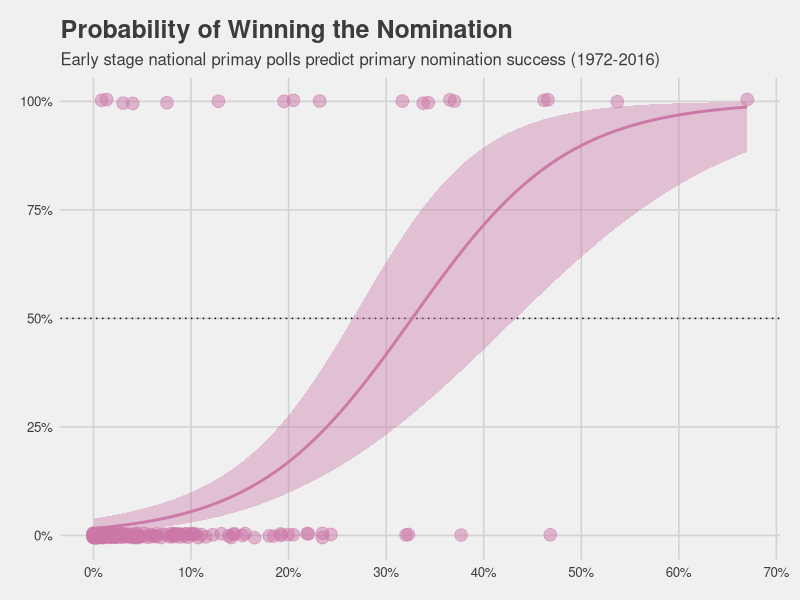
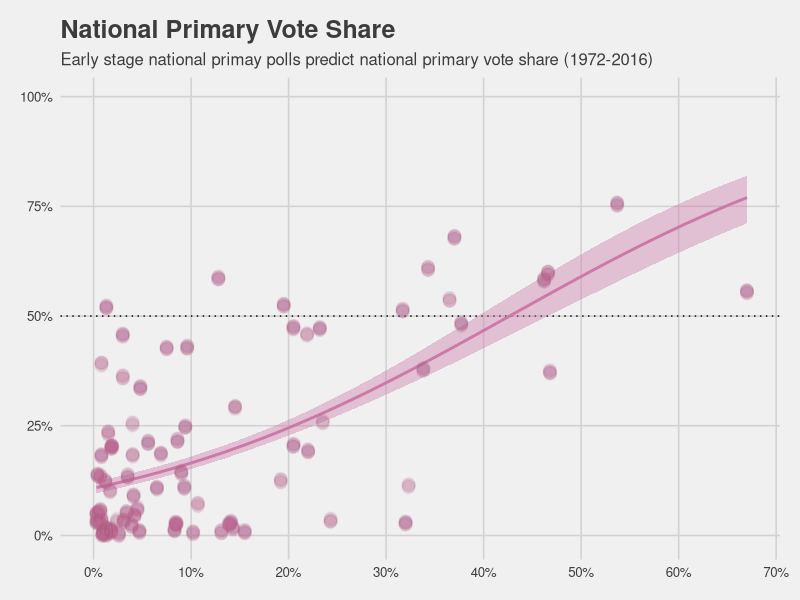
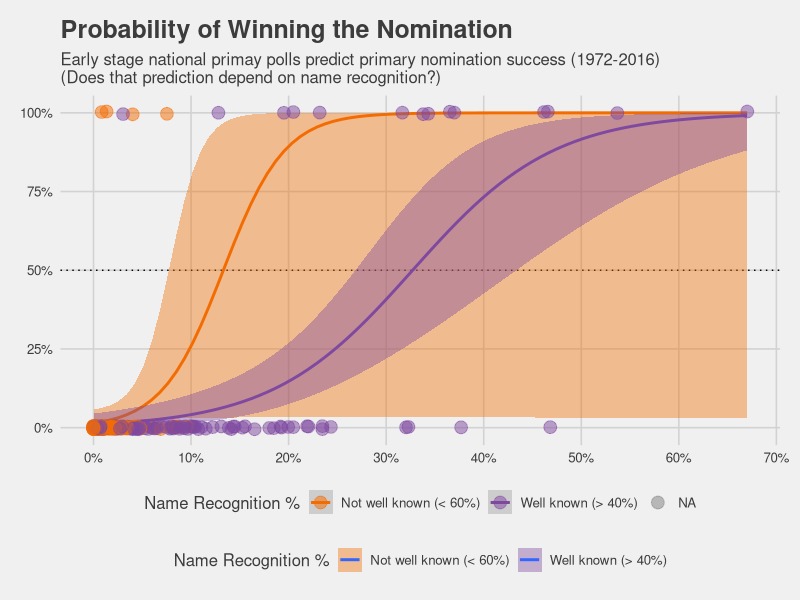
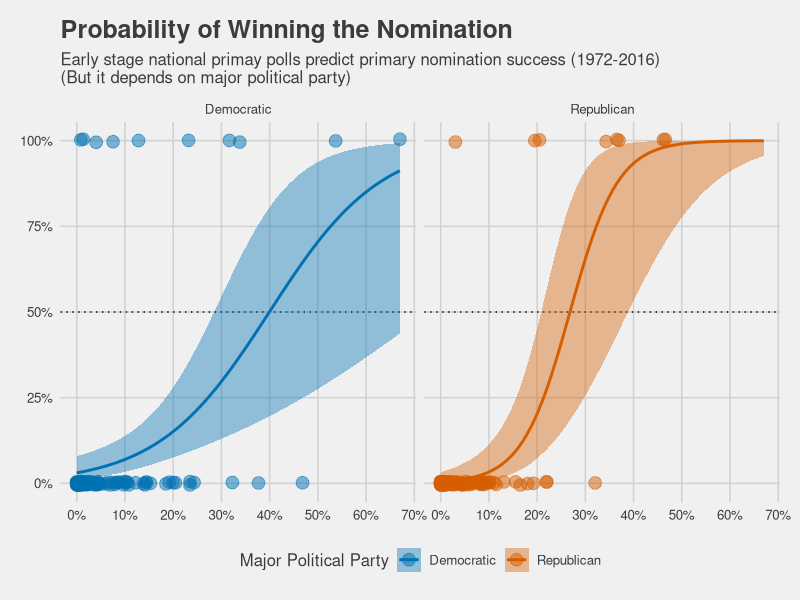

The R source for these figures, in order:
## ---- chunk 1

# Install and/or load packages

# install.packages("tidyverse")
# install.packages("readxl")
# install.packages("scales")
# install.packages("knitr")
# install.packages("kableExtra")
# install.packages("formattable")
# install.packages("ggthemes")
# install.packages("ggrepel")
# install.packages("effects")
# install.packages("pROC")

library(tidyverse)
library(readxl)
library(scales)
library(knitr)
library(kableExtra)
library(formattable)
library(ggthemes)
library(ggrepel)
library(effects)
library(pROC)

# Read polling average and name recognition data
primary_pollavrg_nr <- read_xlsx(path = "data/president_primary_pollavrg_name_recognition.xlsx", sheet = "clean", na = "-9999")

# Read primary results data
presidential_primary_results <- paste0(rep(c("democratic", "republican"), times = length(seq(1972, 2016, 4))), rep(seq(1972, 2016, 4), each = 2)) %>% 
  map_df(function(primary_sheet) {
    # read sheet
    # restructure so each candidate gets a row
    # add a primary party and primary year variable
    read_xlsx(path = "data/presidential_primary_results.xlsx", sheet = primary_sheet, na = "-9999") %>% 
      gather(key = candidate_lastname, value = result, -c(Date, State, note, metric)) %>% 
      mutate(primary_sheet = primary_sheet,
             primary_party = ifelse(str_detect(primary_sheet, pattern = "democratic"), "Democratic", "Republican"),
             election_year = parse_number(primary_sheet),
             incumbent_char = ifelse(str_detect(candidate_lastname, pattern = " incumbent"), "Incumbent",
                                     ifelse(!is.na(candidate_lastname), "Not incumbent", NA)),
             candidate_lastname = str_replace(candidate_lastname, pattern = " incumbent", replacement = ""),
             candidate_lastname = ifelse(candidate_lastname == "Ronald Reagan Yes", "Reagan", candidate_lastname))
  }) %>% 
  filter(primary_sheet != "republican1972" & metric == "count") %>% 
  rename(count = result) %>% 
  # vote count by election year, part, and candidate last name
  group_by(election_year, primary_party, candidate_lastname) %>% 
  mutate(primary_votecount = sum(count, na.rm = TRUE)) %>% 
  # vote share by election year and party
  group_by(election_year, primary_party) %>% 
  mutate(primary_voteshare = primary_votecount / sum(count, na.rm = TRUE)) %>% 
  ungroup()

# Create "High" and "Low" Name Recognition category
## First Half
primary_pollavrg_nr$well_known1_char <- with(primary_pollavrg_nr, 
                                             ifelse(name_recognition1 > 0.40, "Well known (> 40%)", 
                                                    ifelse(name_recognition1 < 0.60, "Not well known (< 60%)", NA)))

## Second Half
primary_pollavrg_nr$well_known2_char <- with(primary_pollavrg_nr, 
                                             ifelse(name_recognition2 > 0.40, "Well known (> 40%)", 
                                                    ifelse(name_recognition2 < 0.60, "Not well known (< 60%)", NA)))

# Create bins of polling averages
## First Half
primary_pollavrg_nr$poll_avrg1_group <- with(primary_pollavrg_nr, cut(poll_avrg1, breaks = c(-Inf, 0.02, 0.05, 0.10, 0.20, 0.35, Inf), include.lowest = FALSE))

## Second Half
primary_pollavrg_nr$poll_avrg2_group <- with(primary_pollavrg_nr, cut(poll_avrg2, breaks = c(-Inf, 0.02, 0.05, 0.10, 0.20, 0.35, Inf), include.lowest = FALSE))

# Candidate Last Name
primary_pollavrg_nr$candidate_lastname <- word(primary_pollavrg_nr$candidate, start = -1)

# Join polling average and primary results data
presidential_primary_results_pollavrg <- presidential_primary_results %>% 
  full_join(primary_pollavrg_nr, by = c("candidate_lastname", "primary_party", "election_year"))

# Create contrast for primary party
primary_pollavrg_nr$demVrep <- with(data = primary_pollavrg_nr, recode(primary_party, "Republican" = -0.5, "Democratic" = 0.5))

## ---- chunk 2

primary_pollavrg_nr %>% 
  ggplot(mapping = aes(x = poll_avrg1, y = nominee)) +
  geom_hline(yintercept = 0.50, linetype = "dotted") +
  geom_smooth(method = "glm", se = TRUE, method.args = list(family = binomial(link = "logit")), fill = "#cc79a7", color = "#cc79a7") +
  geom_point(size = 4, alpha = 0.50, color = "#cc79a7", position = position_jitter(height = 0.005, seed = 473928)) +
  scale_x_continuous(breaks = seq(0, 1, 0.10), labels = percent_format(accuracy = 1)) +
  scale_y_continuous(breaks = seq(0, 1, 0.25), labels = percent_format(accuracy = 1)) +
  labs(title = "Probability of Winning the Nomination", subtitle = "Early stage national primay polls predict primary nomination success (1972-2016)") +
  theme_fivethirtyeight()

## ---- chunk 3

presidential_primary_results_pollavrg %>% 
  ggplot(mapping = aes(x = poll_avrg1, y = primary_voteshare)) +
  geom_hline(yintercept = 0.50, linetype = "dotted") +
  geom_smooth(method = "glm", se = TRUE, method.args = list(family = binomial(link = "logit")), fill = "#cc79a7", color = "#cc79a7") +
  geom_point(size = 4, alpha = 0.025, color = "#cc79a7", position = position_jitter(height = 0.005, seed = 473928)) +
  scale_x_continuous(breaks = seq(0, 1, 0.10), labels = percent_format(accuracy = 1)) +
  scale_y_continuous(breaks = seq(0, 1, 0.25), labels = percent_format(accuracy = 1)) +
  labs(title = "National Primary Vote Share", subtitle = "Early stage national primay polls predict national primary vote share (1972-2016)") +
  theme_fivethirtyeight()

## ---- chunk 4

options(knitr.kable.NA = "—")

primary_pollavrg_nr %>% 
  count(poll_avrg1_group, name_recognition1, nominee) %>% 
  group_by(poll_avrg1_group, name_recognition1) %>% 
  mutate(nominee = recode(nominee, "0" = "lost", "1" = "won")) %>% 
  spread(key = nominee, value = n) %>% 
  mutate(cell_size = sum(c(lost, won), na.rm = TRUE)) %>% 
  ungroup() %>% 
  mutate_if(is.numeric, function(x) ifelse(is.na(x), 0, x)) %>% 
  mutate(poll_avrg1_group = factor(poll_avrg1_group, levels = levels(poll_avrg1_group), labels = c("0-2%", "2-5%", "5-10%", "10-20%", "20-35%", "35%+")),
         name_recognition1 = color_tile("white", "#0072b2")(name_recognition1),
         cell_size = color_tile("white", "#009e73")(cell_size)) %>% 
  select(poll_avrg1_group, name_recognition1, cell_size, lost, won) %>% 
  arrange(desc(poll_avrg1_group), name_recognition1) %>% 
  set_names(c("Early Stage National Polling Average", "Name Recognition", "# of Candidates", "# Lost", "# Won")) %>%
  kable(format = "html", escape = FALSE, caption = "Table displays the number of candidates who won their party's nomination depending on their early stage national polling average and name recognition. The single winner next to the blank polling average represents George H.W. Bush, a high name recognition incumbent who won the Republican nomination in 1922 (no early national polling data were available).") %>%
  kable_styling("hover", full_width = FALSE)

## ---- chunk 5

primary_pollavrg_nr %>% 
  ggplot(mapping = aes(x = poll_avrg1, y = nominee)) +
  geom_hline(yintercept = 0.50, linetype = "dotted") +
  geom_smooth(mapping = aes(fill = well_known1_char, color = well_known1_char), method = "glm", se = TRUE, method.args = list(family = binomial(link = "logit")), fullrange = TRUE) +
  geom_point(mapping = aes(color = well_known1_char), size = 4, alpha = 0.50, position = position_jitter(height = 0.005, seed = 473928)) +
  scale_x_continuous(breaks = seq(0, 1, 0.10), labels = percent_format(accuracy = 1)) +
  scale_y_continuous(breaks = seq(0, 1, 0.25), labels = percent_format(accuracy = 1)) +
  scale_fill_manual(values = c("#F36C02", "#7E499F")) +
  scale_color_manual(values = c("#F36C02", "#7E499F")) +
  labs(title = "Probability of Winning the Nomination", subtitle = "Early stage national primay polls predict primary nomination success (1972-2016) \n(Does that prediction depend on name recognition?)", fill = "Name Recognition %", color = "Name Recognition %") +
  theme_fivethirtyeight()

## ---- chunk 6

# polling averages only
# mean center continuous predictors
glm.fit0 <- glm(nominee ~ scale(poll_avrg1, scale = FALSE), data = primary_pollavrg_nr, family = binomial(link = "logit"), na.action = na.exclude)

# add name recognition and interaction
# mean center continuous predictors
glm.fit1 <- glm(nominee ~ scale(poll_avrg1, scale = FALSE) * scale(name_recognition1, scale = FALSE), data = primary_pollavrg_nr, family = binomial(link = "logit"), na.action = na.exclude)

# add political party contrast
# mean center continuous predictors
glm.fit2 <- glm(nominee ~ scale(poll_avrg1, scale = FALSE) * demVrep, data = primary_pollavrg_nr, family = binomial(link = "logit"), na.action = na.exclude)

list(glm.fit0, glm.fit1, glm.fit2) %>% 
  map_df(function(fit) {
    # set random seed
    set.seed(7940823)
    
    # fit roc
    roc.fit <- roc(response = primary_pollavrg_nr$nominee, predictor = predict(fit, type = "response"), plot = FALSE, ci = TRUE, ci.method = "boot")
    
    # return table
    tibble(auc = roc.fit$auc,
           lower = roc.fit$ci[1],
           upper = roc.fit$ci[2]) %>% 
      mutate_if(is.numeric, round, 2)
    
  }) %>% 
  mutate(model = c("National Polling Average Only", "National Polling Average x Name Recognition", "National Polling Average x Major Political Party")) %>% 
  select(model, auc, lower, upper) %>% 
  set_names(c("Model Description", "Diagnostic Accuracy", "Lower Bound", "Upper Bound")) %>%
  kable(format = "html", escape = FALSE, caption = "The table displays each models abilty 'diagnose' a candidate's nomination success. The lower and upper bounds together represent the [bootstrapped](https://en.wikipedia.org/wiki/Bootstrapping_(statistics)) 95% confidence interval. Diagnostic Accuracy is estimated from the Area Under the [Receiver Operating Characteristic Curve.](https://en.wikipedia.org/wiki/Receiver_operating_characteristic)") %>%
  kable_styling("hover", full_width = F)

## ---- chunk 7

primary_pollavrg_nr %>% 
  ggplot(mapping = aes(x = poll_avrg1, y = nominee)) +
  geom_hline(yintercept = 0.50, linetype = "dotted") +
  geom_smooth(mapping = aes(fill = primary_party, color = primary_party), method = "glm", se = TRUE, method.args = list(family = binomial(link = "logit")), fullrange = TRUE) +
  geom_point(mapping = aes(color = primary_party), size = 4, alpha = 0.50, position = position_jitter(height = 0.005, seed = 473928)) +
  scale_x_continuous(breaks = seq(0, 1, 0.10), labels = percent_format(accuracy = 1)) +
  scale_y_continuous(breaks = seq(0, 1, 0.25), labels = percent_format(accuracy = 1)) +
  scale_fill_manual(values = c("#0072b2", "#d55e00")) +
  scale_color_manual(values = c("#0072b2", "#d55e00")) +
  facet_grid(facets = ~ primary_party) +
  labs(title = "Probability of Winning the Nomination", subtitle = "Early stage national primay polls predict primary nomination success (1972-2016) \n(But it depends on major political party)", fill = "Major Political Party", color = "Major Political Party") +
  theme_fivethirtyeight()
